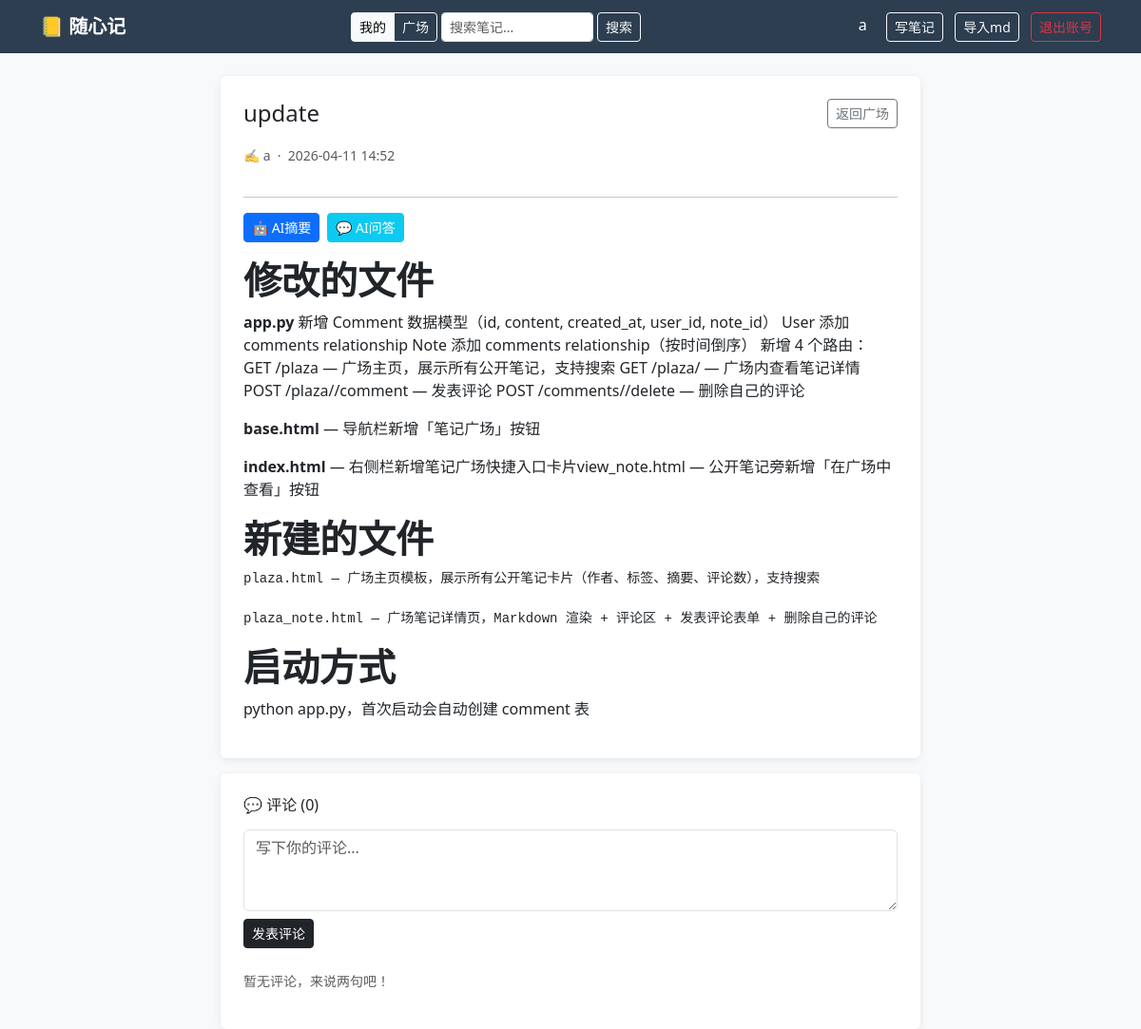
Before: /plaza/9 (signed in) with the older database file.
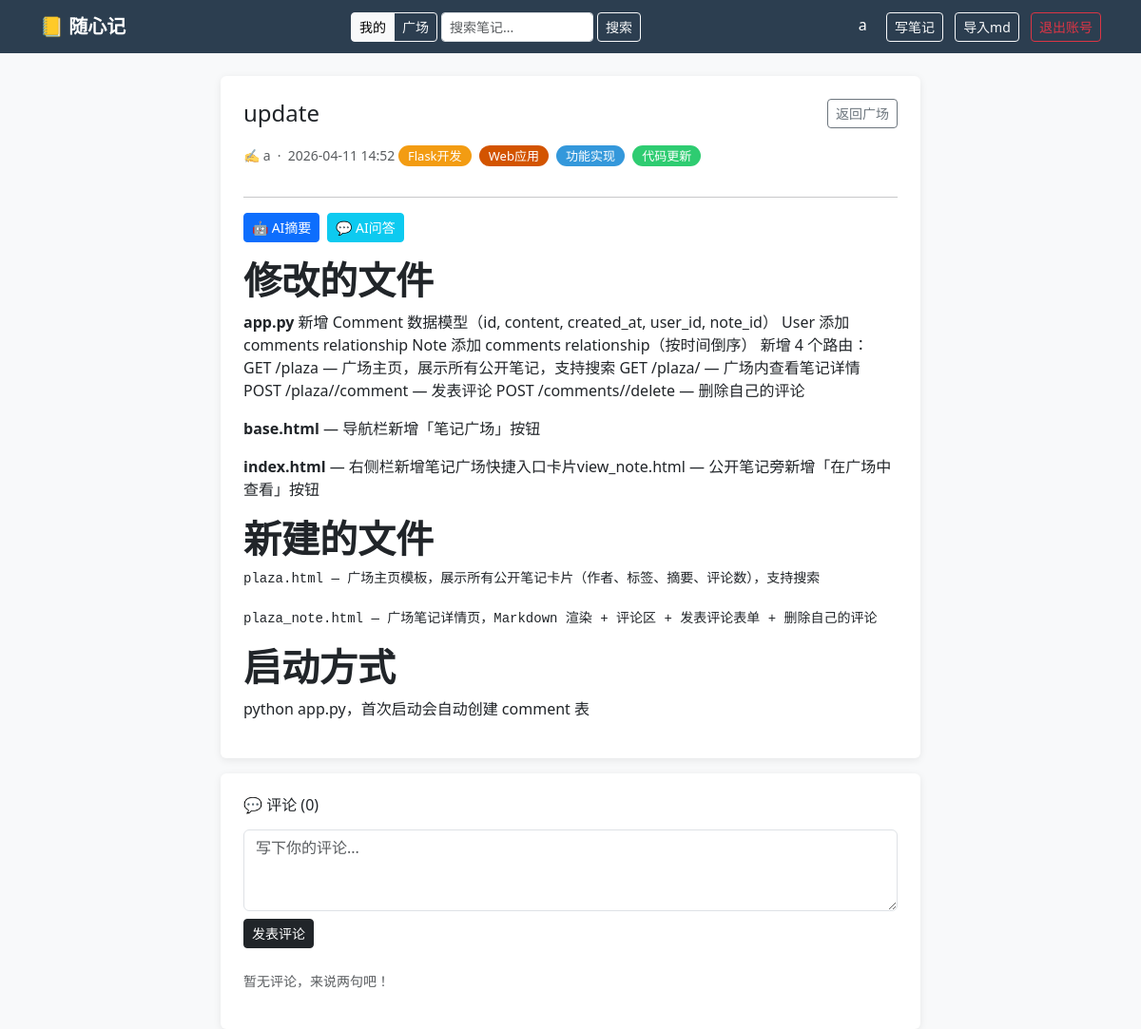
After: the same page with the newer database file.
### app.py (models this page shows)
class Tag(db.Model):
    id   = db.Column(db.Integer, primary_key=True)
    name = db.Column(db.String(50), unique=True, nullable=False)

### app.py (the view)
@app.route('/plaza/<int:note_id>')
@login_required
def plaza_note(note_id):
    note = get_or_404(Note, note_id)
    if not note.is_public:
        from flask import abort
        abort(403)
    return render_template('plaza_note.html', note=note)

### app.py (called while the page is built)
@app.template_filter('local_time')
def local_time(dt):
    if dt is None:
        return ''
    beijing = timezone(timedelta(hours=8))
    return dt.replace(tzinfo=timezone.utc).astimezone(beijing).strftime('%Y-%m-%d %H:%M')

def get_or_404(model, pk):
    obj = db.session.get(model, pk)
    if obj is None:
        from flask import abort
        abort(404)
    return obj

@login_manager.user_loader
def load_user(user_id):
    return db.session.get(User, int(user_id))

### templates/plaza_note.html (shortened to what this page needs)
{% extends 'base.html' %}
{% block content %}
<div class="row justify-content-center">
    <div class="col-md-8">
        <div class="card p-4 mb-3">
            <div class="d-flex justify-content-between align-items-center mb-3">
                <h4 class="mb-0">{{ note.title }}</h4>
                <a href="/plaza" class="btn btn-sm btn-outline-secondary">返回广场</a>
            </div>
            <div class="mb-3">
                <small class="text-muted">
                    ✍️ {{ note.author.username }}
                    &nbsp;·&nbsp; {{ note.created_at | local_time }}
                </small>
                {% for tag in note.tags %}
                <span class="tag-badge tag-color-{{ tag.id % 8 }}">{{ tag.name }}</span>
                {% endfor %}
            </div>
            <hr>
            <div class="mb-3 d-flex gap-2">
                <button type="button" class="btn btn-sm btn-primary" id="btnAISummary">
                    🤖 AI摘要
                </button>
                <button type="button" class="btn btn-sm btn-info text-white" id="btnAIChat">
                    💬 AI问答
                </button>
            </div>
            <div id="content" data-raw="{{ note.content | e }}"></div>
        </div>
        <div class="card p-4">
            <h6 class="mb-3">💬 评论 ({{ note.comments|length }})</h6>
            <form method="POST" action="/plaza/{{ note.id }}/comment" class="mb-4">
                <div class="mb-2">
                    <textarea name="content" class="form-control" rows="3" placeholder="写下你的评论..." required></textarea>
                </div>
                <button type="submit" class="btn btn-sm btn-dark">发表评论</button>
            </form>
            {% for comment in note.comments %}
            <div class="border-bottom pb-3 mb-3">
                <div class="d-flex justify-content-between align-items-center">
                    <div>
                        <strong>{{ comment.author.username }}</strong>
                        <small class="text-muted ms-2">{{ comment.created_at | local_time }}</small>
                    </div>
                    {% if comment.user_id == current_user.id %}
                    <form method="POST" action="/comments/{{ comment.id }}/delete"
                        onsubmit="return confirm('确定删除这条评论？')">
                        <button type="submit" class="btn btn-sm btn-outline-danger">删除</button>
                    </form>
                    {% endif %}
                </div>
                <p class="mb-0 mt-1">{{ comment.content }}</p>
            </div>
            {% else %}
            <p class="text-muted small">暂无评论，来说两句吧！</p>
            {% endfor %}
        </div>
    </div>
</div>
{% endblock %}

Changed rows visible on the page:
added Tag: name "Flask开发"
added Tag: name "Web应用"
added Tag: name "功能实现"
added Tag: name "代码更新"
